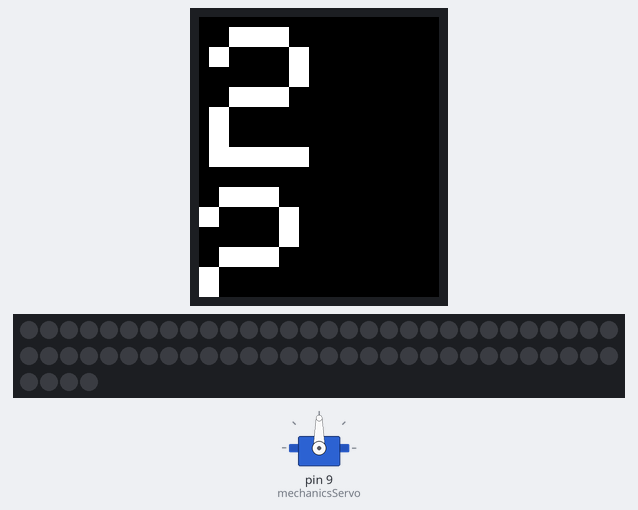
This sketch was run on a simulated Arduino Uno, built with avr-gcc and run on an emulated ATmega328P. Shown: servo, 240×280 colour display, 64 RGB LEDs in strip order, left to right, continuing on the next row. The local clock reads 2024-03-15 10:24:30 at power-on unless the sketch sets it; what the sketch prints to the serial monitor is not drawn.

Above: at 1.3 s.
At 63.25 s:
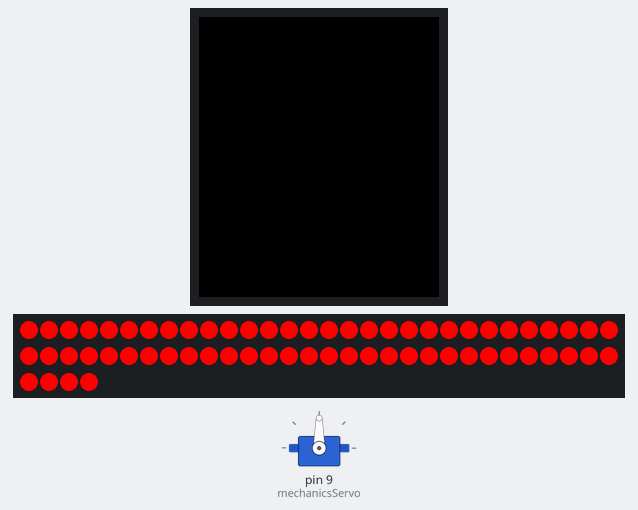
At 125.5 s:
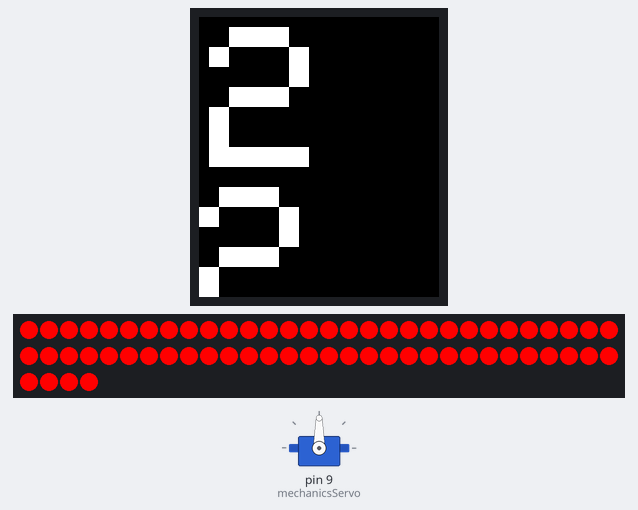

Measured:
- what the display in image 0 shows lasts 60.0 s, from 1.2 s to 61.2 s

The sketch:

another.ino
```cpp
// include and import libraries

#include <Arduino.h>
#include <RTClib.h>
#include <Servo.h>
#include <Adafruit_NeoPixel.h>
#include <Adafruit_GFX.h> // Zentrale Grafikbibliothek
#include <Adafruit_ST7789.h> // Hardware-spezifische Bibliothek für ST7789
#include <SPI.h>


// define pins for some important components
#define LED_PIN 3 // define led pins
// define pins for display
#define TFT_CS 10
#define TFT_RST 8
#define TFT_DC 7
#define LED_PIN 3

// other important definitions
#define LED_COUNT    64 // Anzahl der LEDs im Streifen
#define NUM_HOURS    12 // Gesamtanzahl der Stunden
#define LEDS_PER_HOUR 7 // Anzahl der LEDs, die pro Stunde eingeschaltet werden sollen


RTC_DS3231 rtc;  // RTC
Servo mechanicsServo;  // servo
Adafruit_ST7789 tft = Adafruit_ST7789(TFT_CS, TFT_DC, TFT_RST);  // display
Adafruit_NeoPixel strip(LED_COUNT, LED_PIN, NEO_GRB + NEO_KHZ800); // led strip


// definitions of Days, relevant for RTC
char daysOfTheWeek[7][12] = {
    "Montag",
    "Dienstag",
    "Mittwoch",
    "Donnerstag",
    "Freitag",
    "Samstag",
    "Sonntag"
};


// ---------------------------------------------------------------------------------

// setup declaration
void setup() {
    Serial.begin(9600);  // set Arduino Uno baut rate, ESP32 Baut rate: 115200

    // RTC SETUP
    if (! rtc.begin()) {  // if there is no RTC connected, alarm method
        Serial.println("Couldn't find RTC");
        Serial.flush();
        while (1);
    }

    if (! rtc.lostPower()) {  // if battery of the RTC ran out of power, alarm method
        Serial.println("RTC lost power");
        rtc.adjust(DateTime(F(__DATE__), F(__TIME__)));

    }
    rtc.adjust(DateTime(F(__DATE__), F(__TIME__))); // adjust timedate of the RTC

    // SETUP SERVO
    mechanicsServo.attach(9); // attach servo on Pin 9

    // SETUP DISPLAY
    tft.init(240, 280); // Init ST7789 280x240

    strip.begin();
    strip.show(); // Initialize all pixels to 'off'
}

void loop() {
    // print out dates:
    DateTime now = rtc.now();  // set Timedate on current time
    Serial.print("Date & Time: ");
    Serial.print(now.year(), DEC); // year
    Serial.print('/');
    Serial.print(now.month(), DEC); // month
    Serial.print('/');
    Serial.print(now.day(), DEC); // day
    Serial.print(" (");
    Serial.print(daysOfTheWeek[now.dayOfTheWeek()]);  // day
    Serial.print(") ");
    Serial.print(now.hour(), DEC); // hour
    Serial.print(':');
    Serial.print(now.minute(), DEC); // minute
    Serial.print(':');
    Serial.println(now.second(), DEC); // second
    delay(1000); // delay 1 seconds


    //---------------------------------------------------------------------------------------------------------
    // servo strikes at minute 0
    if (now.minute() == 0) {
        for (int schlag = 0; schlag < 1; schlag = schlag = schlag + 1) {
            mechanicsServo.write(0);
            mechanicsServo.write(50);
            mechanicsServo.write(0);
        }
    }

    //--------------------------------------------------------------------------------------------------------
    // program display
    tft.fillScreen(ST77XX_BLACK); // set screen background black
    tft.setTextSize(20); // bigger textsize of the text
    tft.setTextColor(ST77XX_WHITE); // set fourground color white
    tft.setCursor(10,10); // define coordinates of the text
    tft.println(now.hour(), DEC); // show hour
    tft.println(":");
    tft.println(now.minute(), DEC); // show minute
    delay(60000); // wait one minute


    //--------------------------------------------------------------------------------------------------------
    // led program

    int currentHour = now.hour() % NUM_HOURS; // Stunden von 0 bis 11

    // Berechne die Anzahl der LEDs, die pro Stunde eingeschaltet werden sollen
    int ledsToTurnOn = LEDS_PER_HOUR * (currentHour + 1);

    // Schalte die LEDs entsprechend ein
    for (int i = 0; i < LED_COUNT; i++) {
        if (i < ledsToTurnOn) {
            strip.setPixelColor(i, strip.Color(255, 0, 0)); // Rot (kann entsprechend angepasst werden)
        } else {
            strip.setPixelColor(i, strip.Color(0, 0, 0)); // Ausschalten der restlichen LEDs
        }
    }

    // Aktualisiere den LED-Streifen
    strip.show();

    delay(1000); // Verzögerung von einer Sekunde zwischen den Aktualisierungen
}
```
